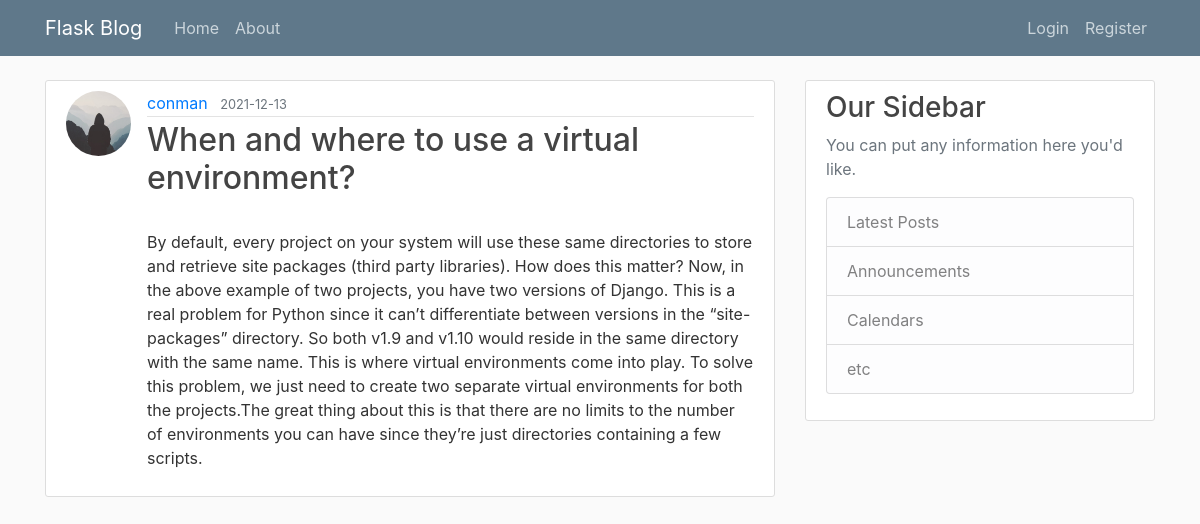
The page /post/12 on the database its author committed.
### flask_blog/models.py (models this page shows, shortened)
class User(db.Model, UserMixin):
    id = db.Column(db.Integer, primary_key=True)
    username = db.Column(db.String(20), unique=True, nullable=False)
    email = db.Column(db.String(120), unique=True, nullable=False)
    image_file = db.Column(db.String(20), nullable=False, default='default.jpg')
    password = db.Column(db.String(60), nullable=False)
    posts = db.relationship('Post', backref='author', lazy=True)

class Post(db.Model):
    id = db.Column(db.Integer, primary_key=True)
    title = db.Column(db.String(100), nullable=False)
    date_posted = db.Column(db.DateTime, nullable=False, default=datetime.utcnow)
    content = db.Column(db.Text, nullable=False)
    user_id = db.Column(db.Integer, db.ForeignKey('user.id'), nullable=False)

### flask_blog/routes.py (the view)
@app.route("/post/<int:post_id>")
def post(post_id):
    post = Post.query.get_or_404(post_id)
    return render_template('post.html', title=post.title, post=post)

### flask_blog/templates/post.html (shortened to what this page needs)
{% extends "layout.html" %}
{% block content %}
  <article class="media content-section">
    <img class="rounded-circle article-img" src="{{ url_for('static', filename='profile_pics/' + post.author.image_file) }}">
    <div class="media-body">
      <div class="article-metadata">
        <a class="mr-2" href="{{ url_for('user_posts', username=post.author.username) }}">{{ post.author.username }}</a>
        <small class="text-muted">{{ post.date_posted.strftime('%Y-%m-%d') }}</small>
      </div>
      <h2 class="article-title">{{ post.title }}</h2>
      <p class="article-content">{{ post.content }}</p>
    </div>
  </article>
{% endblock content %}

### flask_blog/static/main.css (style rules this page uses)
body { background: #fafafa; color: #333333; margin-top: 5rem; }
h1, h2, h3, h4, h5, h6 { color: #444444; }
.content-section { background: #ffffff; padding: 10px 20px; border: 1px solid #dddddd; border-radius: 3px; margin-bottom: 20px; }
.article-title { color: #444444; }
.article-content { white-space: pre-line; }
.article-img { height: 65px; width: 65px; margin-right: 16px; }
.article-metadata { padding-bottom: 1px; margin-bottom: 4px; border-bottom: 1px solid #e3e3e3 }

### rows shown on the page
User: image_file (placeholder picture), author.username "conman"
Post: date_posted "2021-12-13", title "When and where to use a virtual environment?", content "By default, every project on your system will use these same directories to store and retrieve site packages (third party libraries). How does this matter? Now, in the above example of two projects, you have two versions of Django. This is a real problem for Python since it can’t differentiate between versions in the “site-packages” directory. So both v1.9 and v1.10 would reside in the same directory with the same name. This is where virtual environments come into play. To solve this problem, we just need to create two separate virtual environments for both the projects.The great thing about this is that there are no limits to the number of environments you can have since they’re just…"
